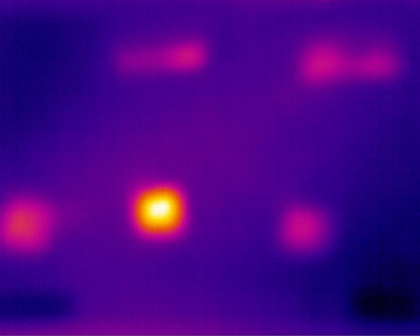
%> input picture IRsegment/o1.jpg, 420 x 336 px, shrunk from 984 x 788 before the run
$ octave --eval "kmeans_demo1;"   (GNU Octave 9; MATLAB toolbox functions it lacks are replaced by stand-ins)
%> lines starting %> are read from the running program, lines starting %| are printed output that depends on the picture
%% kmeans
function kmeans_demo1()
clear;close all;clc;
%%Read the test image
im=imread('o1.jpg');
%> im is the input picture: size 336x420x3 uint8; mean R, G, B 71.8, 2.9, 133.7
imshow(im),title('Imput image');
%% Transform the color space of the image to get the sample
cform=makecform('srgb2lab'); %rgb is a matrixofm*n*3
lab=applycform(im,cform); % converts the rgb value in m *n * 3 to the value of lab
%> lab: size 336x420x3 uint8; mean of channels 1, 2, 3 52.4, 175.3, 72.5
ab=double(lab(:,:,2:3)); % let the a,b component ofthe lab be amatrixofm*n*2
nrows=size(lab,1); %take m from lab
%> nrows = 336
ncols=size(lab,2); %take n from lab
%> ncols = 420
X=reshape(ab,nrows*ncols,2)'; %The three-dimensionalm*n*2matrixin ab is transformed into a
%two-dimensional matrix of2*(m *n),where the first row is the value of component a and the
%second row is the value of component b
figure,scatter(X(1,:)',X(2,:)',3,'filled');box on;% Shows the spatial distribution of the
%> after `box on`:
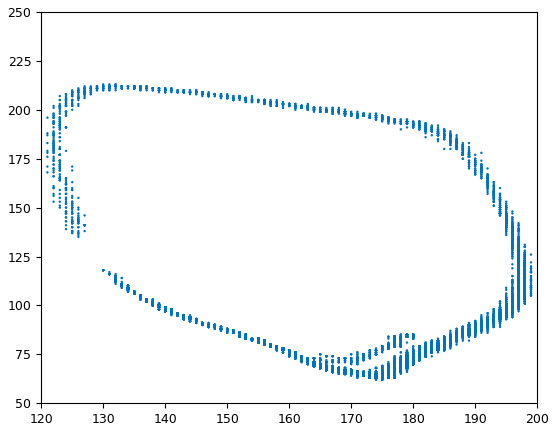
%> figure redrawn from the program's plot data
%two-dimensional sample space after the conversion of the color space, where the first row of X is the abscissa and the second row ofXis the ordinate%print -dpdf2D1.pdf
%%Kmeans clustering the sample space
k=5; % Number of clusters
max_iter=100; %maximum number ofiterations
[centroids,labels]=run_kmeans(X,k,max_iter);%%Kmeans clustering the sample space
%> after the loop in run_kmeans, `for i=2:k`: centroids = [168 181 197 146 177; 67 74 128 208 67]
%> after the loop in run_kmeans, `for iter=1:max_iter`: centroids = [Inf Inf Inf 0.00124 Inf; Inf Inf Inf 0.000461 Inf]
figure,scatter(X(1,:)',X(2,:)',3,labels,'filled');% Display the two-dimensional sample space clustering
%effect,where labels is the category tag and number is one of the 1-5,which can be used as a color area to sort the good category, all the points by cluster results for color classification
hold on,scatter(centroids(1,:),centroids(2,:),60,'r','filled') %Mark the center of the cluster where
%centroids is the center of the coordinate matrix
hold on; scatter(centroids(1,:),centroids(2,:),30,'g','filled');
box on; hold off;%print -dpdf2D2.pdf
%> after `box on`:
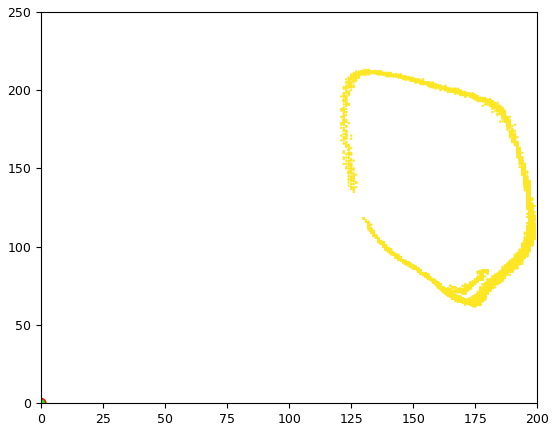
%> figure redrawn from the program's plot data
pixel_labels=reshape(labels,nrows,ncols);% The two-dimensional classification results into rgb space and display the image
%> pixel_labels: size 336x420 double; every value is 4
rgb_labels=label2rgb(pixel_labels);
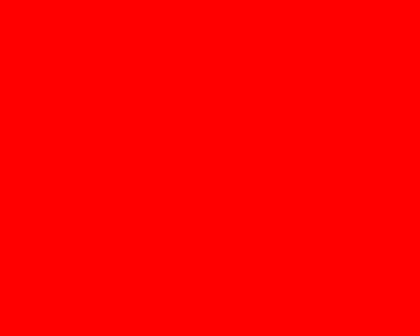
%> rgb_labels: size 336x420x3 uint8; mean R, G, B 255, 0, 0
figure,imshow(rgb_labels),title('Segmented_Image');%print -dpdf Seg pdf
end
function [centroids,labels]=run_kmeans(X,k,max_iter)
%%The K-means ++algorithm is used to initialize the clustering center
centroids=X(:,1+round(rand*(size(X,2)-1)));%Randomly take a column as the first cluster center
labels = ones(1,size(X,2));
for i=2:k
D=X-centroids(:,labels);
D=cumsum(sqrt(dot(D,D,1)));
if D(end)==0,centroids(:,i:k)=X(:,ones(1,k-i+1));
    return;
end
centroids(:,i)=X(:,find(rand<D/D(end),1));%why
[~,labels]=max(bsxfun(@minus,2*real(centroids'*X),dot(centroids,centroids,1).'));
end
%%standard Kmeans algorithm
for iter=1:max_iter
for i=1:k
    l=labels==i;
    centroids(:,i)=sum(X(:,1),2)/sum(l);
end
[~,labels] = max(bsxfun(@minus,2*real(centroids'*X),dot(centroids,centroids,1).'),[],1);% Value output labels,~means ignoring the output
end
end
